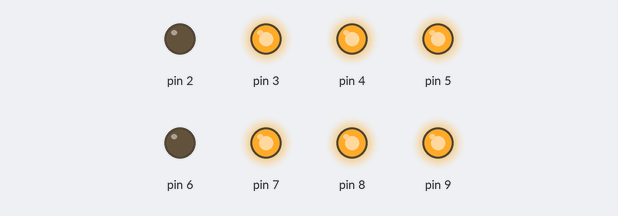
The sketch below on a simulated Arduino Uno, built with avr-gcc and run on an emulated ATmega328P. Shown: output pins drawn as LEDs (lit = HIGH).

Above: at 0.2 s.
At 0.7 s:
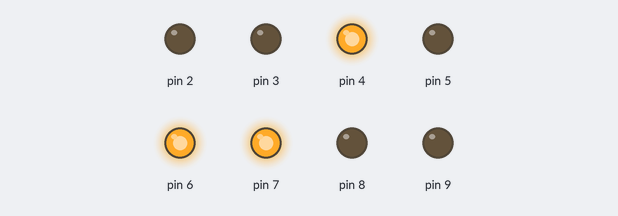
At 1.2 s:
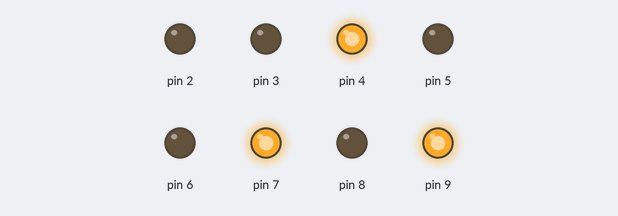
At 2.2 s:
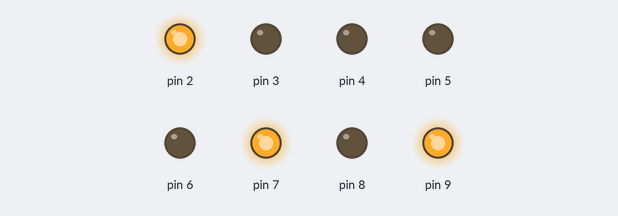
At 3.2 s:
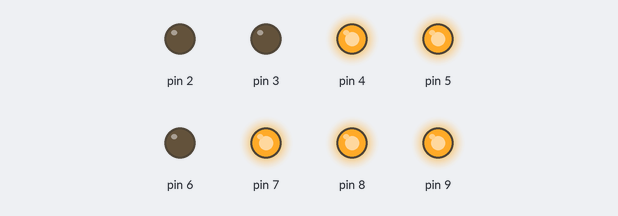
At 4.7 s:
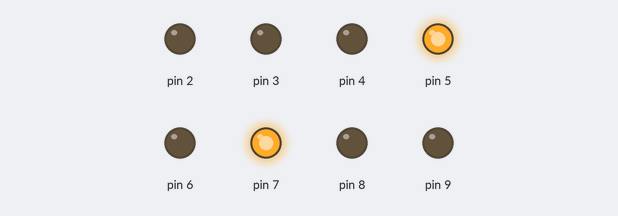
Timing chart, 0 to 5.8 s (numbered marks = the images above):
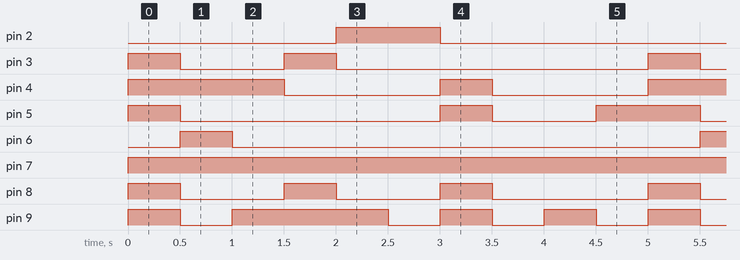

The sketch:

czujnik_ruchu.ino
```cpp
int jeden()
{
  digitalWrite(3, HIGH);
  digitalWrite(4, HIGH);
  digitalWrite(5, HIGH);
  digitalWrite(7, HIGH);
  digitalWrite(8, HIGH);
  digitalWrite(9, HIGH);
  digitalWrite(2, LOW);
  digitalWrite(6, LOW);
}
int dwa()
{
  digitalWrite(2, LOW);
  digitalWrite(3, LOW);
  digitalWrite(4, HIGH);
  digitalWrite(5, LOW);
  digitalWrite(7, HIGH);
  digitalWrite(6, HIGH);
  digitalWrite(8, LOW);
  digitalWrite(9, LOW);
}
int trzy()
{
  digitalWrite(2, LOW);
  digitalWrite(3, LOW);
  digitalWrite(4, HIGH);
  digitalWrite(5, LOW);
  digitalWrite(7, HIGH);
  digitalWrite(6, LOW);
  digitalWrite(8, LOW);
  digitalWrite(9, HIGH);
}
int cztery()
{
  digitalWrite(2, LOW);
  digitalWrite(3, HIGH);
  digitalWrite(4, LOW);
  digitalWrite(5, LOW);
  digitalWrite(7, HIGH);
  digitalWrite(6, LOW);
  digitalWrite(8, HIGH);
  digitalWrite(9, HIGH);
}
int piec()
{
  digitalWrite(2, HIGH);
  digitalWrite(3, LOW);
  digitalWrite(4, LOW);
  digitalWrite(5, LOW);
  digitalWrite(7, HIGH);
  digitalWrite(6, LOW);
  digitalWrite(8, LOW);
  digitalWrite(9, HIGH);
}
int szesc()
{
  digitalWrite(2, HIGH);
  digitalWrite(3, LOW);
  digitalWrite(4, LOW);
  digitalWrite(5, LOW);
  digitalWrite(7, HIGH);
  digitalWrite(6, LOW);
  digitalWrite(8, LOW);
  digitalWrite(9, LOW);
}
int siedem()
{
  digitalWrite(2, LOW);
  digitalWrite(3, LOW);
  digitalWrite(4, HIGH);
  digitalWrite(5, HIGH);
  digitalWrite(7, HIGH);
  digitalWrite(6, LOW);
  digitalWrite(8, HIGH);
  digitalWrite(9, HIGH);
}
int osiem()
{
  digitalWrite(2, LOW);
  digitalWrite(3, LOW);
  digitalWrite(4, LOW);
  digitalWrite(5, LOW);
  digitalWrite(7, HIGH);
  digitalWrite(6, LOW);
  digitalWrite(8, LOW);
  digitalWrite(9, LOW);
}
int dziewiec()
{
  digitalWrite(2, LOW);
  digitalWrite(3, LOW);
  digitalWrite(4, LOW);
  digitalWrite(5, LOW);
  digitalWrite(7, HIGH);
  digitalWrite(6, LOW);
  digitalWrite(8, LOW);
  digitalWrite(9, HIGH);
}
int zero()
{
  digitalWrite(2, LOW);
  digitalWrite(3, LOW);
  digitalWrite(4, LOW);
  digitalWrite(5, HIGH);
  digitalWrite(7, HIGH);
  digitalWrite(6, LOW);
  digitalWrite(8, LOW);
  digitalWrite(9, LOW);
}


void setup() {
  // put your setup code here, to run once:
pinMode(2, OUTPUT);
  digitalWrite(2, LOW);
pinMode(3, OUTPUT);
  digitalWrite(3, LOW);
pinMode(4, OUTPUT);
  digitalWrite(4, LOW);
pinMode(5, OUTPUT);
  digitalWrite(5, LOW);
pinMode(6, OUTPUT);
  digitalWrite(6, LOW);
pinMode(7, OUTPUT);
  digitalWrite(7, LOW);
pinMode(8, OUTPUT);
  digitalWrite(8, LOW);
pinMode(9, OUTPUT);
  digitalWrite(9, LOW);

}

void loop() {
  // put your main code here, to run repeatedly:
jeden();
delay(500);
dwa();
delay(500);
trzy();
delay(500);
cztery();
delay(500);
piec();
delay(500);
szesc();
delay(500);
siedem();
delay(500);
osiem();
delay(500);
dziewiec();
delay(500);
zero();
delay(500);
}
```

Measured:
- by itself, pin 2: alternates HIGH for 1.0 s and LOW for 4.0 s
- by itself, pin 3: repeats every 5.0 s: LOW 1.0 s, HIGH 0.50 s, LOW 3.0 s, HIGH 0.50 s
- by itself, pin 4: repeats every 5.0 s: LOW 1.5 s, HIGH 0.50 s, LOW 1.5 s, HIGH 1.5 s
- by itself, pin 5: repeats every 5.0 s: LOW 2.5 s, HIGH 0.50 s, LOW 1.0 s, HIGH 1.0 s
- by itself, pin 6: alternates HIGH for 0.50 s and LOW for 4.5 s
- by itself, pin 7: LOW → HIGH at 0.00 s
- by itself, pin 8: repeats every 5.0 s: 2 × (LOW 1.0 s, HIGH 0.50 s), LOW 1.5 s, HIGH 0.50 s
- by itself, pin 9: repeats every 5.0 s: LOW 0.50 s, HIGH 1.5 s, 3 × (LOW 0.50 s, HIGH 0.50 s)
